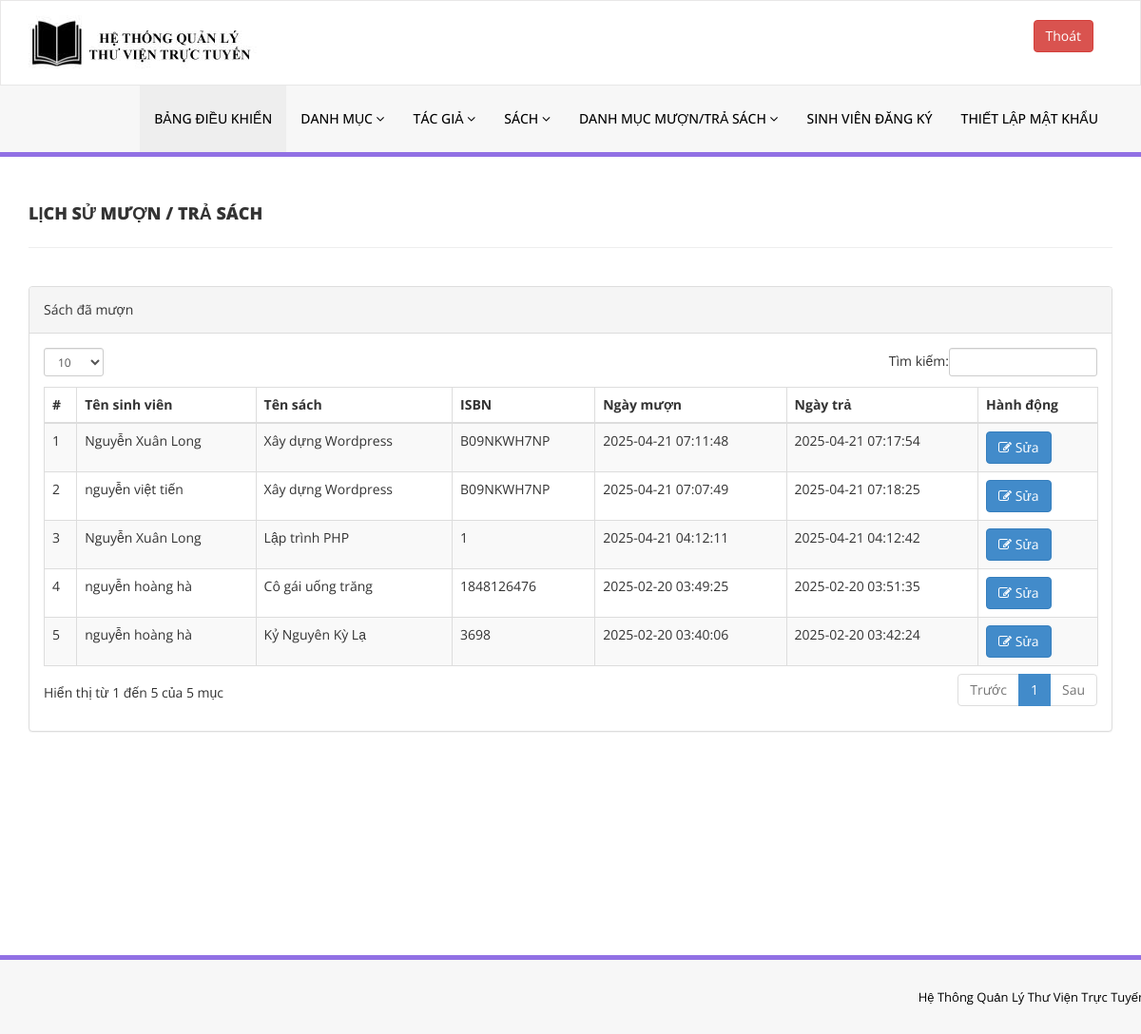
/library/admin/manage-issued-books.php (signed in), run on the app's committed database.
### tables this page shows
CREATE TABLE `tblissuedbookdetails` (
  `id` int(11) NOT NULL,
  `BookId` int(11) DEFAULT NULL,
  `StudentID` varchar(150) DEFAULT NULL,
  `IssuesDate` timestamp NULL DEFAULT current_timestamp(),
  `ReturnDate` timestamp NULL DEFAULT NULL ON UPDATE current_timestamp(),
  `RetrunStatus` int(1) DEFAULT NULL,
  `fine` int(11) DEFAULT NULL,
  `remark` mediumtext NOT NULL
);

CREATE TABLE `tblstudents` (
  `id` int(11) NOT NULL,
  `StudentId` varchar(100) DEFAULT NULL,
  `FullName` varchar(120) DEFAULT NULL,
  `EmailId` varchar(120) DEFAULT NULL,
  `MobileNumber` char(11) DEFAULT NULL,
  `Password` varchar(120) DEFAULT NULL,
  `Status` int(1) DEFAULT NULL,
  `RegDate` timestamp NULL DEFAULT current_timestamp(),
  `UpdationDate` timestamp NULL DEFAULT NULL ON UPDATE current_timestamp()
);

CREATE TABLE `tblbooks` (
  `id` int(11) NOT NULL,
  `BookName` varchar(255) DEFAULT NULL,
  `CatId` int(11) DEFAULT NULL,
  `AuthorId` int(11) DEFAULT NULL,
  `ISBNNumber` varchar(25) DEFAULT NULL,
  `BookPrice` decimal(10,2) DEFAULT NULL,
  `bookImage` varchar(250) NOT NULL,
  `isIssued` int(1) DEFAULT NULL,
  `RegDate` timestamp NULL DEFAULT current_timestamp(),
  `UpdationDate` timestamp NULL DEFAULT NULL ON UPDATE current_timestamp(),
  `bookQty` int(11) DEFAULT NULL
);

### library/admin/manage-issued-books.php (the view, shortened to what this page needs)
<?php
include('includes/config.php');
if(strlen($_SESSION['alogin'])==0)
    {
header('location:index.php');
}
else{
    ?>
<!DOCTYPE html>
<html xmlns="http://www.w3.org/1999/xhtml">
<head>
    <link href="assets/css/bootstrap.css" rel="stylesheet" />
    <link href="assets/css/font-awesome.css" rel="stylesheet" />
    <link href="assets/js/dataTables/dataTables.bootstrap.css" rel="stylesheet" />
    <link href="assets/css/style.css" rel="stylesheet" />
</head>
<body>
<?php include('includes/header.php');?>
    <div class="content-wrapper">
         <div class="container">
        <div class="row pad-botm">
            <div class="col-md-12">
                <h4 class="header-line">LỊCH SỬ MƯỢN / TRẢ SÁCH</h4>
    </div>
     <div class="row">
</div>
        </div>
            <div class="row">
                <div class="col-md-12">
                    <div class="panel panel-default">
                        <div class="panel-heading">
                        Sách đã mượn
                        </div>
                        <div class="panel-body">
                            <div class="table-responsive">
                                <table class="table table-striped table-bordered table-hover" id="dataTables-example">
                                    <thead>
                                        <tr>
                                            <th>#</th>
                                            <th>Tên sinh viên</th>
                                            <th>Tên sách</th>
                                            <th>ISBN </th>
                                            <th>Ngày mượn</th>
                                            <th>Ngày trả</th>
                                            <th>Hành động</th>
                                        </tr>
                                    </thead>
                                    <tbody>
<?php $sql = "SELECT tblstudents.FullName,tblbooks.BookName,tblbooks.ISBNNumber,tblissuedbookdetails.IssuesDate,tblissuedbookdetails.ReturnDate,tblissuedbookdetails.id as rid from  tblissuedbookdetails join tblstudents on tblstudents.StudentId=tblissuedbookdetails.StudentId join tblbooks on tblbooks.id=tblissuedbookdetails.BookId order by tblissuedbookdetails.id desc";
$query = $dbh -> prepare($sql);
$query->execute();
$results=$query->fetchAll(PDO::FETCH_OBJ);
$cnt=1;
if($query->rowCount() > 0)
{
foreach($results as $result)
{               ?>
                                        <tr class="odd gradeX">
                                            <td class="center"><?php echo htmlentities($cnt);?></td>
                                            <td class="center"><?php echo htmlentities($result->FullName);?></td>
                                            <td class="center"><?php echo htmlentities($result->BookName);?></td>
                                            <td class="center"><?php echo htmlentities($result->ISBNNumber);?></td>
                                            <td class="center"><?php echo htmlentities($result->IssuesDate);?></td>
                                            <td class="center"><?php if($result->ReturnDate=="")
                                            {
                                            } else {
                                            echo htmlentities($result->ReturnDate);
}
                                            ?></td>
                                            <td class="center">
                                            <a href="update-issue-bookdeails.php?rid=<?php echo htmlentities($result->rid);?>"><button class="btn btn-primary"><i class="fa fa-edit "></i> Sửa</button>
                                            </td>
                                        </tr>
 <?php $cnt=$cnt+1;}} ?>
                                    </tbody>
                                </table>
                            </div>
                        </div>
                    </div>
                </div>
            </div>
    </div>
    </div>
  <?php include('includes/footer.php');?>
</body>
</html>
<?php } ?>

### library/admin/assets/css/style.css (style rules this page uses)
.content-wrapper { margin-top: 40px; min-height:800px; padding-bottom:90px; }
.header-line { font-weight:900; padding-bottom:25px; border-bottom:1px solid #eeeeee; text-transform:uppercase; }
.pad-botm { padding-bottom:30px; }

### data on the page
tblissuedbookdetails: tblstudents.FullName "Nguyễn Xuân Long", BookId.BookName "Xây dựng Wordpress", BookId.ISBNNumber "B09NKWH7NP", IssuesDate "2025-04-21 07:11:48", ReturnDate "2025-04-21 07:17:54"
tblissuedbookdetails: tblstudents.FullName "nguyễn việt tiến", BookId.BookName "Xây dựng Wordpress", BookId.ISBNNumber "B09NKWH7NP", IssuesDate "2025-04-21 07:07:49", ReturnDate "2025-04-21 07:18:25"
tblissuedbookdetails: tblstudents.FullName "Nguyễn Xuân Long", BookId.BookName "Lập trình PHP", BookId.ISBNNumber "1", IssuesDate "2025-04-21 04:12:11", ReturnDate "2025-04-21 04:12:42"
tblissuedbookdetails: tblstudents.FullName "nguyễn hoàng hà", BookId.BookName "Cô gái uống trăng", BookId.ISBNNumber "1848126476", IssuesDate "2025-02-20 03:49:25", ReturnDate "2025-02-20 03:51:35"
tblissuedbookdetails: tblstudents.FullName "nguyễn hoàng hà", BookId.BookName "Kỷ Nguyên Kỳ Lạ", BookId.ISBNNumber "3698", IssuesDate "2025-02-20 03:40:06", ReturnDate "2025-02-20 03:42:24"
